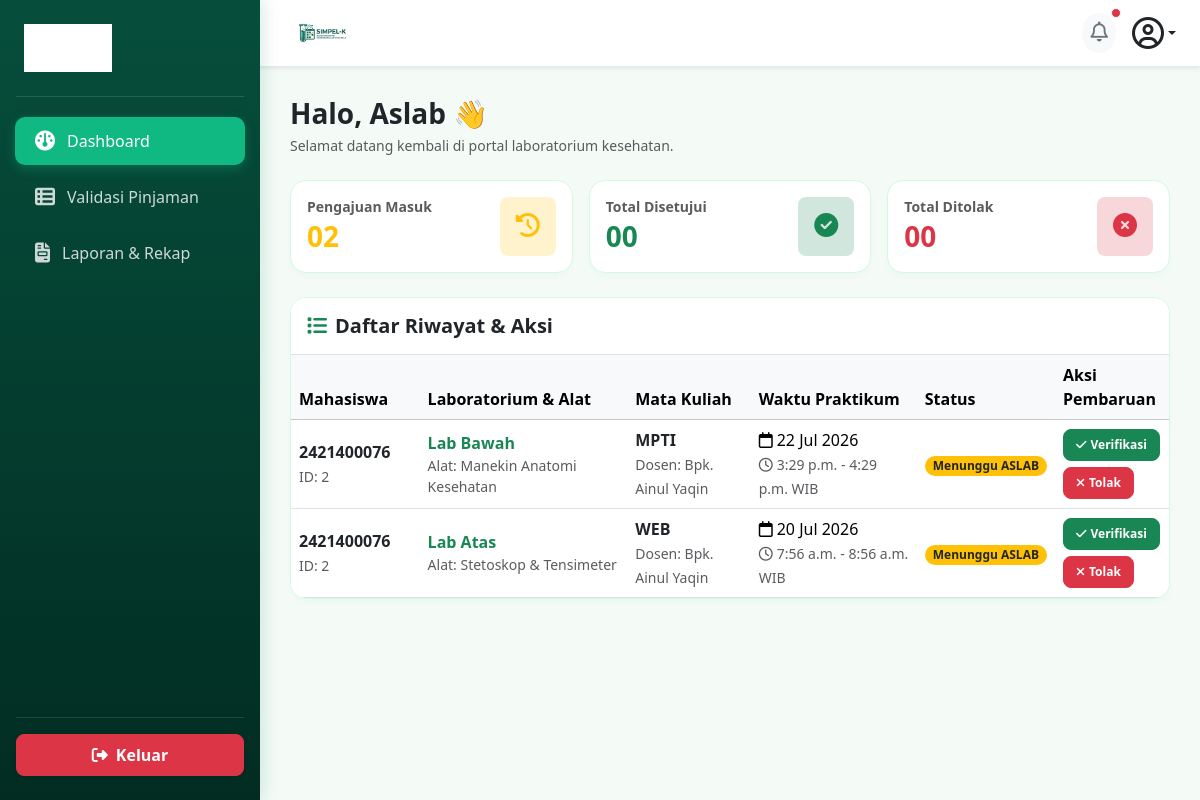
/aslab/dashboard/ (signed in), run on an earlier commit of the app's database.
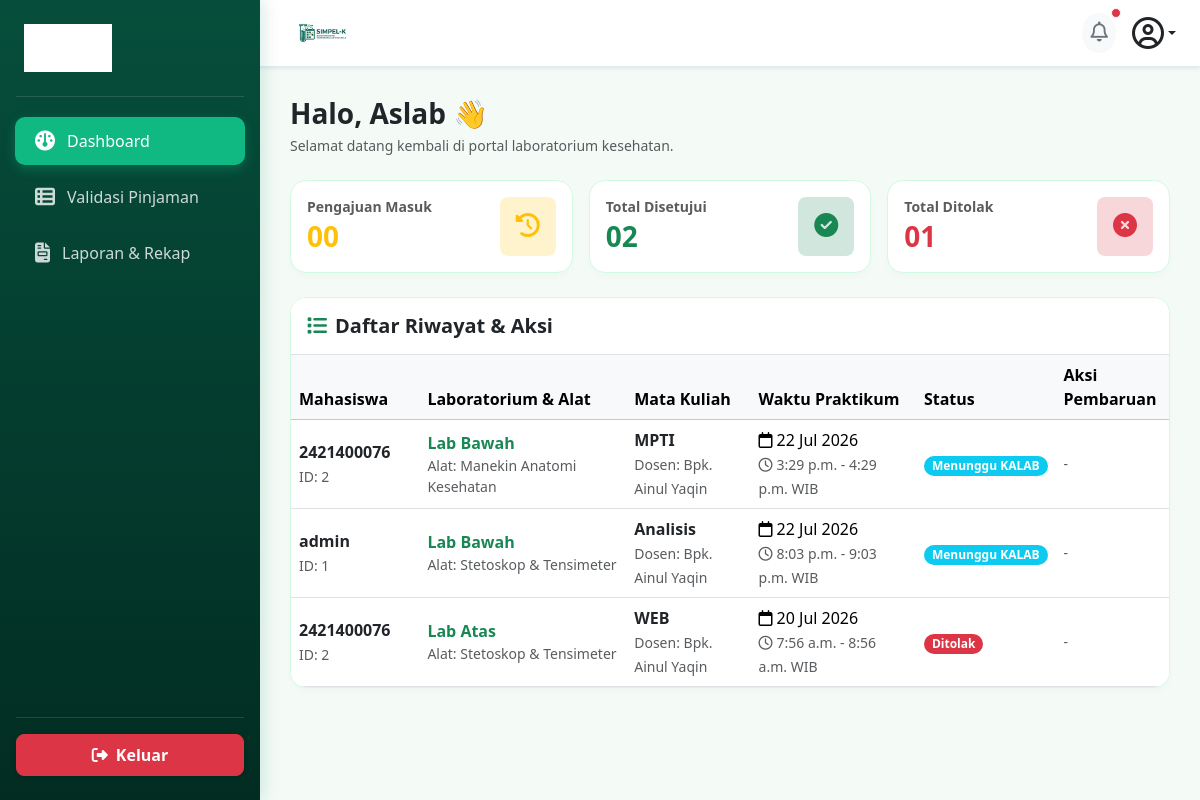
And on a later commit of the database.
### core_auth/models.py (models this page shows, shortened)
class User(AbstractUser):
    ROLE_CHOICES = [
        ('mahasiswa', 'Mahasiswa/PJMK'),
        ('aslab', 'Asisten Laboratorium'),
        ('kaleb', 'Kepala Laboratorium'),
    ]
    role = models.CharField(max_length=20, choices=ROLE_CHOICES, default='mahasiswa')
    nim = models.CharField(max_length=20, blank=True, null=True, unique=True)
    prodi = models.CharField(max_length=50, blank=True, null=True)
    no_hp = models.CharField(max_length=15, blank=True, null=True)

class Peminjaman(models.Model):
    STATUS_CHOICES = [
        ('pending', 'Menunggu Validasi ASLAB'),
        ('verified', 'Menunggu Persetujuan KALAB'),
        ('disetujui', 'Disetujui / Jadwal Dikunci'),
        ('ditolak', 'Ditolak'),
        ('selesai', 'Selesai / Sudah Dikembalikan'),
    ]
    mahasiswa = models.ForeignKey(settings.AUTH_USER_MODEL, on_delete=models.CASCADE, related_name='peminjaman_mahasiswa')
    ruang_lab = models.ForeignKey(RuangLab, on_delete=models.CASCADE)
    alat_bahan = models.ForeignKey(AlatBahan, on_delete=models.PROTECT)
    keperluan = models.TextField()
    nama_dosen = models.CharField(max_length=100)
    mata_kuliah = models.CharField(max_length=100)
    tanggal_pinjam = models.DateField()
    wkt_mulai = models.TimeField()
    wkt_akhir = models.TimeField()
    status = models.CharField(max_length=20, choices=STATUS_CHOICES, default='pending')
    di_validasi_oleh = models.ForeignKey(
        settings.AUTH_USER_MODEL,
        on_delete=models.SET_NULL,
        blank=True,
        null=True,
        related_name='aslab_verifikator'
    )
    tgl_pengajuan = models.DateTimeField(auto_now_add=True)
    catatan_tolak = models.TextField(blank=True, null=True)

class RuangLab(models.Model):
    nama_ruang = models.CharField(max_length=100)
    kapasitas = models.IntegerField()
    deskripsi = models.TextField(blank=True, null=True)

class AlatBahan(models.Model):
    nama_alat = models.CharField(max_length=100)
    stok_tersedia = models.IntegerField(default=0)
    satuan = models.CharField(max_length=20, default='Pcs')

### aslab/views.py (the view)
# urls.py: path('dashboard/', views.dashboard_aslab, name='dashboard'),
@login_required(login_url='core_auth:login')
def dashboard_aslab(request):
    semua_peminjaman = Peminjaman.objects.all().order_by('-tanggal_pinjam')
    total_masuk = Peminjaman.objects.filter(status__in=['pending', 'pengembalian_diajukan']).count()
    total_disetujui = Peminjaman.objects.filter(status__in=['verified', 'disetujui', 'selesai']).count()
    total_ditolak = Peminjaman.objects.filter(status='ditolak').count()
    context = {
        'semua_peminjaman': semua_peminjaman,
        'total_masuk': total_masuk,
        'total_disetujui': total_disetujui,
        'total_ditolak': total_ditolak,
    }
    return render(request, 'aslab/dashboard.html', context)

### aslab/templates/aslab/dashboard.html (shortened to what this page needs)
{% load static %}
<!DOCTYPE html>
<html lang="id">
<head>
    <link href="https://cdn.jsdelivr.net/npm/bootstrap@5.3.2/dist/css/bootstrap.min.css" rel="stylesheet">
    <link rel="stylesheet" href="https://cdnjs.cloudflare.com/ajax/libs/font-awesome/6.4.2/css/all.min.css">
</head>
<body>
    <div class="sidebar d-flex flex-column justify-content-between py-4" id="sidebarMenu">
        <div>
            <div class="px-4 mb-4 text-white d-flex align-items-center justify-content-between">
                <div class="d-flex align-items-center gap-2">
                    <img src="{% static 'images/logo.png' %}" alt="Logo TATA LAB" style="height: 48px; width: auto; filter: brightness(0) invert(1);">
                </div>
            </div>
            <hr class="text-white-50 mx-3">
            <ul class="nav nav-pills flex-column mb-auto">
                <li class="nav-item">
                    <a href="{% url 'aslab:dashboard' %}" class="nav-link active">
                        <i class="fa-solid fa-gauge fs-5"></i> Dashboard
                    </a>
                </li>
                <li class="nav-item">
                    <a href="{% url 'aslab:dashboard' %}" class="nav-link">
                        <i class="fa-solid fa-table-list fs-5"></i> Validasi Pinjaman
                    </a>
                </li>
                <li class="nav-item">
                    <a href="{% url 'aslab:laporan' %}" class="nav-link">
                        <i class="fa-solid fa-file-invoice fs-5"></i> Laporan & Rekap
                    </a>
                </li>
            </ul>
        </div>
        <div class="px-3">
            <hr class="text-white-50 mb-3">
            <a href="/auth/logout/" class="btn btn-danger w-100 py-2 rounded-3 fw-bold d-flex align-items-center justify-content-center gap-2 shadow-sm">
                <i class="fa-solid fa-right-from-bracket"></i> Keluar
            </a>
        </div>
    </div>
    <div class="main-content">
        <div class="top-header-bar d-flex align-items-center justify-content-between shadow-sm">
            <div class="d-flex align-items-center gap-3">
                <img src="{% static 'images/logo.png' %}" alt="SIMPEL-K" style="height: 42px; width: auto;">
            </div>
            <div class="d-flex align-items-center gap-3">
                <button class="btn btn-light rounded-circle border-0 p-2 position-relative" type="button">
                    <i class="fa-regular fa-bell fs-5 text-secondary"></i>
                    <span class="position-absolute top-0 start-100 translate-middle p-1 bg-danger border border-light rounded-circle"></span>
                </button>
                <div class="dropdown">
                    <a href="#" class="d-flex align-items-center text-dark text-decoration-none dropdown-toggle" id="dropdownUser" data-bs-toggle="dropdown" aria-expanded="false">
                        <i class="fa-regular fa-circle-user fs-2 text-dark"></i>
                    </a>
                </div>
            </div>
        </div>
        <div class="mb-4">
            <h3 class="fw-bold text-dark mb-1">Halo, {{ request.user.first_name|default:"Aslab" }} 👋</h3>
            <p class="text-muted small mb-0">Selamat datang kembali di portal laboratorium kesehatan.</p>
        </div>
        <div class="row g-3 mb-4">
            <div class="col-12 col-sm-4">
                <div class="card card-custom p-3 bg-white">
                    <div class="d-flex align-items-center justify-content-between">
                        <div>
                            <h6 class="text-muted fw-bold mb-1 small">Pengajuan Masuk</h6>
                            <h3 class="fw-bold text-warning mb-0">{{ total_masuk|stringformat:"02d" }}</h3>
                        </div>
                        <div class="bg-warning-subtle text-warning p-3 rounded-3">
                            <i class="fa-solid fa-clock-rotate-left fs-4"></i>
                        </div>
                    </div>
                </div>
            </div>
            <div class="col-12 col-sm-4">
                <div class="card card-custom p-3 bg-white">
                    <div class="d-flex align-items-center justify-content-between">
                        <div>
                            <h6 class="text-muted fw-bold mb-1 small">Total Disetujui</h6>
                            <h3 class="fw-bold text-success mb-0">{{ total_disetujui|stringformat:"02d" }}</h3>
                        </div>
                        <div class="bg-success-subtle text-success p-3 rounded-3">
                            <i class="fa-solid fa-circle-check fs-4"></i>
                        </div>
                    </div>
                </div>
            </div>
            <div class="col-12 col-sm-4">
                <div class="card card-custom p-3 bg-white">
                    <div class="d-flex align-items-center justify-content-between">
                        <div>
                            <h6 class="text-muted fw-bold mb-1 small">Total Ditolak</h6>
                            <h3 class="fw-bold text-danger mb-0">{{ total_ditolak|stringformat:"02d" }}</h3>
                        </div>
                        <div class="bg-danger-subtle text-danger p-3 rounded-3">
                            <i class="fa-solid fa-circle-xmark fs-4"></i>
                        </div>
                    </div>
                </div>
            </div>
        </div>
        <div class="card card-custom bg-white overflow-hidden">
            <div class="card-header bg-white border-bottom py-3">
                <h5 class="fw-bold mb-0 text-dark"><i class="fa-solid fa-list me-2 text-success"></i>Daftar Riwayat & Aksi</h5>
            </div>
            <div class="table-responsive">
                <table class="table table-hover align-middle mb-0" style="min-width: 800px;">
                    <thead class="table-light">
                        <tr>
                            <th style="width: 15%;">Mahasiswa</th>
                            <th style="width: 25%;">Laboratorium & Alat</th>
                            <th style="width: 15%;">Mata Kuliah</th>
                            <th style="width: 20%;">Waktu Praktikum</th>
                            <th style="width: 12%;">Status</th>
                            <th style="width: 13%;">Aksi Pembaruan</th>
                        </tr>
                    </thead>
                    <tbody>
                        {% for pinjam in semua_peminjaman %}
                        <tr>
                            <td>
                                <div class="fw-bold text-dark">{{ pinjam.mahasiswa.username }}</div>
                                <small class="text-muted">ID: {{ pinjam.mahasiswa.id }}</small>
                            </td>
                            <td>
                                <div class="fw-bold text-success">{{ pinjam.ruang_lab.nama_ruang }}</div>
                                <small class="text-muted d-block">Alat: {{ pinjam.alat_bahan.nama_alat }}</small>
                            </td>
                            <td>
                                <div class="fw-bold text-dark">{{ pinjam.mata_kuliah }}</div>
                                <small class="text-muted">
                                    Dosen: {{ pinjam.dosen|default:pinjam.nama_dosen|default:"-" }}
                                </small>
                            </td>
                            <td>
                                <div><i class="fa-regular fa-calendar me-1"></i>{{ pinjam.tanggal_pinjam|date:"d M Y" }}</div>
                                <small class="text-muted"><i class="fa-regular fa-clock me-1"></i>{{ pinjam.wkt_mulai }} - {{ pinjam.wkt_akhir }} WIB</small>
                            </td>
                            <td>
                                {% if pinjam.status == 'pending' %}
                                <span class="badge bg-warning text-dark px-2 py-1 rounded-pill small">Menunggu ASLAB</span>
                                {% elif pinjam.status == 'verified' %}
                                <span class="badge bg-info text-white px-2 py-1 rounded-pill small">Menunggu KALAB</span>
                                {% elif pinjam.status == 'disetujui' %}
                                <span class="badge bg-success px-2 py-1 rounded-pill small">Disetujui</span>
                                {% elif pinjam.status == 'pengembalian_diajukan' %}
                                <span class="badge bg-warning text-dark px-2 py-1 rounded-pill small">Ajukan Pengembalian</span>
                                {% elif pinjam.status == 'selesai' %}
                                <span class="badge bg-primary px-2 py-1 rounded-pill small">Selesai</span>
                                {% else %}
                                <span class="badge bg-danger px-2 py-1 rounded-pill small">Ditolak</span>
                                {% endif %}
                            </td>
                            <td>
                                <div class="btn-action-group">
                                    {% if pinjam.status == 'pending' %}
                                    <a href="{% url 'aslab:verifikasi' pinjam.id 'verifikasi' %}"
                                        class="btn btn-success btn-action"
                                        onclick="return confirm('Verifikasi peminjaman ini ke KALAB?');">
                                        <i class="fa-solid fa-check"></i> Verifikasi
                                    </a>
                                    <a href="{% url 'aslab:verifikasi' pinjam.id 'tolak' %}"
                                        class="btn btn-danger btn-action"
                                        onclick="return confirm('Yakin ingin MENOLAK peminjaman ini?');">
                                        <i class="fa-solid fa-xmark"></i> Tolak
                                    </a>
                                    {% elif pinjam.status == 'pengembalian_diajukan' %}
                                    <a href="{% url 'aslab:verifikasi' pinjam.id 'selesai' %}"
                                        class="btn btn-primary btn-action"
                                        onclick="return confirm('Konfirmasi bahwa alat/lab sudah selesai dikembalikan?');">
                                        <i class="fa-solid fa-box-archive"></i> Selesai
                                    </a>
                                    {% else %}
                                    <span class="text-muted small italic">-</span>
                                    {% endif %}
                                </div>
                            </td>
                        </tr>
                        {% empty %}
                        <tr>
                            <td colspan="6" class="text-center py-4 text-muted">Belum ada data pengajuan peminjaman laboratorium.</td>
                        </tr>
                        {% endfor %}
                    </tbody>
                </table>
            </div>
        </div>
    </div>
</body>
</html>

### aslab/templates/aslab/dashboard.html (style rules this page uses)
:root { --primary-green: #10b981; --dark-green: #065f46; --emerald-gradient: linear-gradient(135deg, #064e3b 0%, #047857 100%); --sidebar-gradient: linear-gradient(180deg, #064e3b 0%, #022c22 100%); --light-bg: #f4fbf7; }
body { background-color: var(--light-bg); font-family: 'Segoe UI', Tahoma, Geneva, Verdana, sans-serif; overflow-x: hidden; color: #1e293b; }
.sidebar { position: fixed; top: 0; bottom: 0; left: 0; z-index: 1040; width: 260px; background: var(--sidebar-gradient); box-shadow: 4px 0 15px rgba(4, 120, 87, 0.15); transition: transform 0.3s ease; }
.sidebar .nav-link { font-weight: 500; color: rgba(255, 255, 255, 0.8); padding: 12px 20px; margin: 4px 15px; border-radius: 10px; display: flex; align-items: center; gap: 12px; transition: all 0.2s; }
.sidebar .nav-link.active { color: #fff; background: #10b981; box-shadow: 0 4px 12px rgba(16, 185, 129, 0.3); }
.main-content { margin-left: 260px; padding: 30px; min-height: 100vh; transition: margin-left 0.3s ease; }
.top-header-bar { background-color: #ffffff; border-bottom: 1px solid #e2e8f0; padding: 12px 24px; margin: -30px -30px 30px -30px; }
.card-custom { border: 1px solid #d1fae5; box-shadow: 0 4px 6px -1px rgba(6, 95, 70, 0.03); border-radius: 16px; }
.btn-action-group { display: flex; gap: 6px; align-items: center; flex-wrap: wrap; }

What changed in the data, as far as the page shows it:
changed Peminjaman "MPTI": status "Menunggu ASLAB Verifikasi Tolak" → "Menunggu KALAB -"
added Peminjaman: mahasiswa.username "admin", mahasiswa.id "1", ruang_lab.nama_ruang "Lab Bawah", alat_bahan.nama_alat "Stetoskop & Tensimeter", mata_kuliah "Analisis", dosen "Bpk. Ainul Yaqin", tanggal_pinjam "22 Jul 2026", wkt_mulai "8:03 p.m.", wkt_akhir "9:03 p.m.", status "Menunggu KALAB"
changed Peminjaman "WEB": status "Menunggu ASLAB Verifikasi Tolak" → "Ditolak -"
Also different on the page:
{{ total_masuk|stringformat:"02d" }}: "02" → "00"
{{ total_disetujui|stringformat:"02d" }}: "00" → "02"
{{ total_ditolak|stringformat:"02d" }}: "00" → "01"
